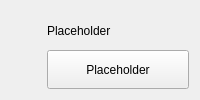
                  <widget class="SimpleCardWidget" name="cardGuide">
                   <layout class="QGridLayout" name="gridLayout_6">
                    <property name="spacing">
                     <number>4</number>
                    </property>
                    <item row="0" column="0">
                     <layout class="QHBoxLayout" name="guide">
                      <property name="spacing">
                       <number>4</number>
                      </property>
                      <item>
                       <layout class="QHBoxLayout" name="layout_3">
                        <property name="leftMargin">
                         <number>6</number>
                        </property>
                        <property name="rightMargin">
                         <number>6</number>
                        </property>
                        <item>
                         <widget class="IconWidget" name="moreIcon">
                          <property name="minimumSize">
                           <size>
                            <width>20</width>
                            <height>20</height>
                           </size>
                          </property>
                          <property name="maximumSize">
                           <size>
                            <width>20</width>
                            <height>20</height>
                           </size>
                          </property>
                          <property name="acceptDrops">
                           <bool>false</bool>
                          </property>
                          <property name="layoutDirection">
                           <enum>Qt::LeftToRight</enum>
                          </property>
                         </widget>
                        </item>
                       </layout>
                      </item>
                      <item>
                       <layout class="QVBoxLayout" name="layout_5">
                        <property name="spacing">
                         <number>0</number>
                        </property>
                        <item>
                         <widget class="StrongBodyLabel" name="moreLabel">
                          <property name="text">
                           <string>Placeholder</string>
                          </property>
                         </widget>
                        </item>
                        <item>
                         <widget class="HyperlinkLabel" name="moreButton">
                          <property name="sizePolicy">
                           <sizepolicy hsizetype="Preferred" vsizetype="Preferred">
                            <horstretch>0</horstretch>
                            <verstretch>0</verstretch>
                           </sizepolicy>
                          </property>
                          <property name="text">
                           <string>Placeholder</string>
                          </property>
                         </widget>
                        </item>
                       </layout>
                      </item>
                     </layout>
                    </item>
                   </layout>
                  </widget>
